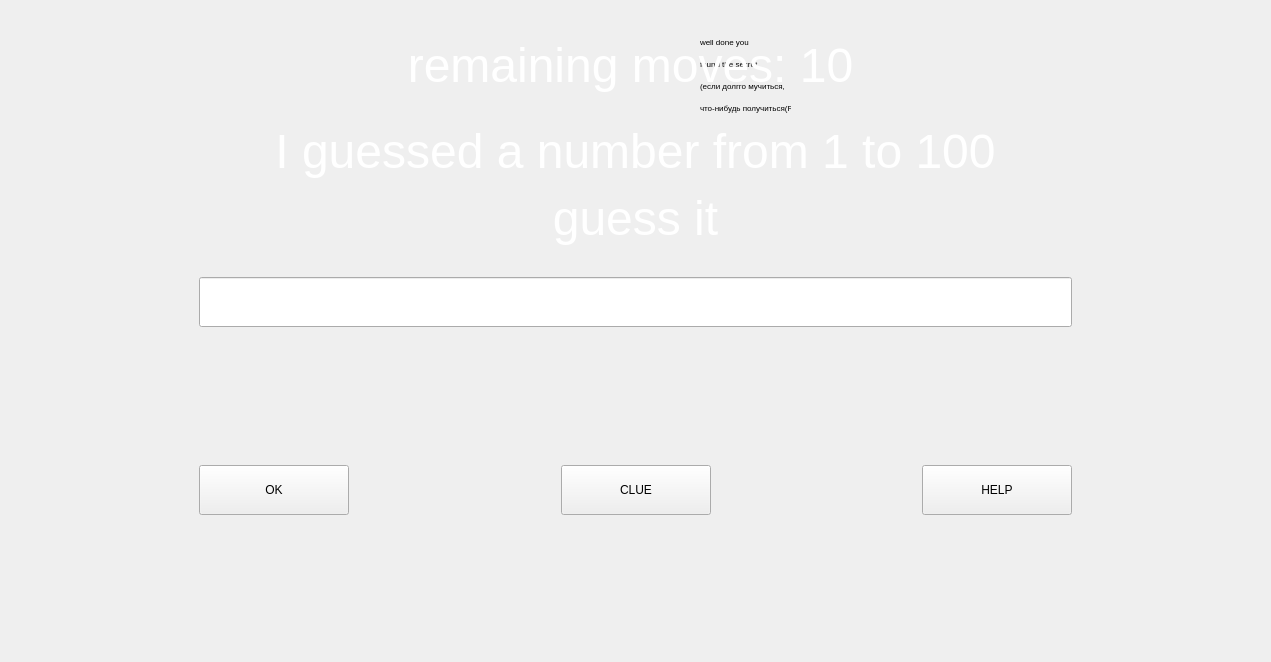
<?xml version="1.0" encoding="UTF-8"?>
<ui version="4.0">
 <class>GuessTheNumber_WithGraphics</class>
 <widget class="QMainWindow" name="GuessTheNumber_WithGraphics">
  <property name="geometry">
   <rect>
    <x>0</x>
    <y>0</y>
    <width>1271</width>
    <height>662</height>
   </rect>
  </property>
  <property name="minimumSize">
   <size>
    <width>1271</width>
    <height>662</height>
   </size>
  </property>
  <property name="maximumSize">
   <size>
    <width>1271</width>
    <height>662</height>
   </size>
  </property>
  <property name="windowTitle">
   <string>MainWindow</string>
  </property>
  <widget class="QWidget" name="centralwidget">
   <property name="minimumSize">
    <size>
     <width>1268</width>
     <height>0</height>
    </size>
   </property>
   <widget class="QLabel" name="secret">
    <property name="geometry">
     <rect>
      <x>700</x>
      <y>30</y>
      <width>91</width>
      <height>91</height>
     </rect>
    </property>
    <property name="minimumSize">
     <size>
      <width>0</width>
      <height>0</height>
     </size>
    </property>
    <property name="text">
     <string>&lt;html&gt;&lt;head/&gt;&lt;body&gt;&lt;p&gt;&lt;span style=&quot; font-size:6pt;&quot;&gt;well done you&lt;/span&gt;&lt;/p&gt;&lt;p&gt;&lt;span style=&quot; font-size:6pt;&quot;&gt;found the secret&lt;/span&gt;&lt;/p&gt;&lt;p&gt;&lt;span style=&quot; font-size:6pt;&quot;&gt;(если долгго мучиться,&lt;/span&gt;&lt;/p&gt;&lt;p&gt;&lt;span style=&quot; font-size:6pt;&quot;&gt;что-нибудь получиться(RU))&lt;/span&gt;&lt;/p&gt;&lt;/body&gt;&lt;/html&gt;</string>
    </property>
   </widget>
   <widget class="QWidget" name="layoutWidget">
    <property name="geometry">
     <rect>
      <x>0</x>
      <y>270</y>
      <width>1271</width>
      <height>384</height>
     </rect>
    </property>
    <layout class="QGridLayout" name="gridLayout">
     <item row="2" column="6">
      <spacer name="horizontalSpacer_4">
       <property name="orientation">
        <enum>Qt::Horizontal</enum>
       </property>
       <property name="sizeHint" stdset="0">
        <size>
         <width>40</width>
         <height>20</height>
        </size>
       </property>
      </spacer>
     </item>
     <item row="2" column="3">
      <widget class="QPushButton" name="clue">
       <property name="minimumSize">
        <size>
         <width>150</width>
         <height>50</height>
        </size>
       </property>
       <property name="text">
        <string>CLUE</string>
       </property>
      </widget>
     </item>
     <item row="2" column="0">
      <spacer name="horizontalSpacer_3">
       <property name="orientation">
        <enum>Qt::Horizontal</enum>
       </property>
       <property name="sizeHint" stdset="0">
        <size>
         <width>147</width>
         <height>314</height>
        </size>
       </property>
      </spacer>
     </item>
     <item row="0" column="1">
      <spacer name="verticalSpacer">
       <property name="orientation">
        <enum>Qt::Vertical</enum>
       </property>
       <property name="sizeHint" stdset="0">
        <size>
         <width>20</width>
         <height>40</height>
        </size>
       </property>
      </spacer>
     </item>
     <item row="2" column="2">
      <spacer name="horizontalSpacer">
       <property name="orientation">
        <enum>Qt::Horizontal</enum>
       </property>
       <property name="sizeHint" stdset="0">
        <size>
         <width>40</width>
         <height>20</height>
        </size>
       </property>
      </spacer>
     </item>
     <item row="2" column="4">
      <spacer name="horizontalSpacer_2">
       <property name="orientation">
        <enum>Qt::Horizontal</enum>
       </property>
       <property name="sizeHint" stdset="0">
        <size>
         <width>40</width>
         <height>20</height>
        </size>
       </property>
      </spacer>
     </item>
     <item row="2" column="5">
      <widget class="QPushButton" name="help">
       <property name="minimumSize">
        <size>
         <width>150</width>
         <height>50</height>
        </size>
       </property>
       <property name="text">
        <string>HELP</string>
       </property>
      </widget>
     </item>
     <item row="2" column="1">
      <widget class="QPushButton" name="ok">
       <property name="minimumSize">
        <size>
         <width>150</width>
         <height>50</height>
        </size>
       </property>
       <property name="text">
        <string>OK</string>
       </property>
      </widget>
     </item>
     <item row="1" column="1" colspan="5">
      <widget class="QLineEdit" name="lineEdit">
       <property name="minimumSize">
        <size>
         <width>800</width>
         <height>50</height>
        </size>
       </property>
       <property name="text">
        <string/>
       </property>
       <property name="alignment">
        <set>Qt::AlignCenter</set>
       </property>
      </widget>
     </item>
     <item row="3" column="5">
      <spacer name="verticalSpacer_2">
       <property name="orientation">
        <enum>Qt::Vertical</enum>
       </property>
       <property name="sizeHint" stdset="0">
        <size>
         <width>20</width>
         <height>40</height>
        </size>
       </property>
      </spacer>
     </item>
    </layout>
    <zorder>horizontalSpacer</zorder>
    <zorder>horizontalSpacer_2</zorder>
    <zorder>help</zorder>
    <zorder>ok</zorder>
    <zorder>lineEdit</zorder>
    <zorder>horizontalSpacer_3</zorder>
    <zorder>horizontalSpacer_4</zorder>
    <zorder>verticalSpacer</zorder>
    <zorder>verticalSpacer_2</zorder>
    <zorder>clue</zorder>
   </widget>
   <widget class="QLabel" name="answer">
    <property name="geometry">
     <rect>
      <x>200</x>
      <y>100</y>
      <width>871</width>
      <height>171</height>
     </rect>
    </property>
    <property name="text">
     <string>&lt;html&gt;&lt;head/&gt;&lt;body&gt;&lt;p&gt;&lt;span style=&quot; font-size:36pt; color:#ffffff;&quot;&gt;I guessed a number from 1 to 100&lt;/span&gt;&lt;/p&gt;&lt;p&gt;&lt;span style=&quot; font-size:36pt; color:#ffffff;&quot;&gt;guess it&lt;/span&gt;&lt;/p&gt;&lt;/body&gt;&lt;/html&gt;</string>
    </property>
    <property name="alignment">
     <set>Qt::AlignCenter</set>
    </property>
   </widget>
   <widget class="QLabel" name="background">
    <property name="geometry">
     <rect>
      <x>0</x>
      <y>0</y>
      <width>1271</width>
      <height>661</height>
     </rect>
    </property>
    <property name="text">
     <string>&lt;html&gt;&lt;head/&gt;&lt;body&gt;&lt;p&gt;&lt;img src=&quot;:/1/background.jpg&quot;/&gt;&lt;/p&gt;&lt;/body&gt;&lt;/html&gt;</string>
    </property>
   </widget>
   <widget class="QLabel" name="moves">
    <property name="geometry">
     <rect>
      <x>280</x>
      <y>20</y>
      <width>701</width>
      <height>91</height>
     </rect>
    </property>
    <property name="text">
     <string>&lt;html&gt;&lt;head/&gt;&lt;body&gt;&lt;p align=&quot;center&quot;&gt;&lt;span style=&quot; font-size:36pt; color:#ffffff;&quot;&gt;remaining moves: 10&lt;/span&gt;&lt;/p&gt;&lt;/body&gt;&lt;/html&gt;</string>
    </property>
    <property name="alignment">
     <set>Qt::AlignCenter</set>
    </property>
    <property name="wordWrap">
     <bool>false</bool>
    </property>
   </widget>
   <zorder>background</zorder>
   <zorder>secret</zorder>
   <zorder>layoutWidget</zorder>
   <zorder>answer</zorder>
   <zorder>moves</zorder>
  </widget>
 </widget>
 <resources/>
 <connections/>
</ui>
